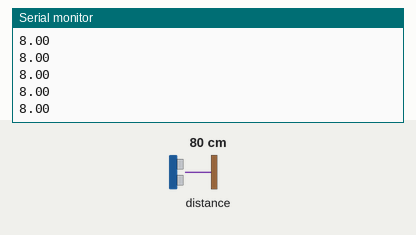
Bench run of a sketch on a simulated Arduino Uno, built with avr-gcc and run on an emulated ATmega328P. Shown: the last lines printed to the serial monitor. The test bench sets the inputs (shaded band); at power-on: distance to the obstacle 80 cm.

Above: at 1.2 s.
1.3 s: distance to the obstacle set to 2 cm
At 2.1 s:
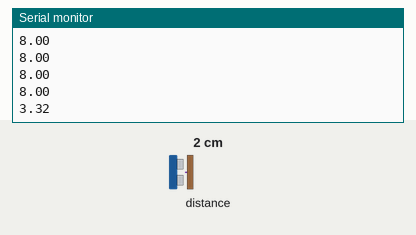
2.8 s: distance to the obstacle set to 35 cm
At 3.12 s:
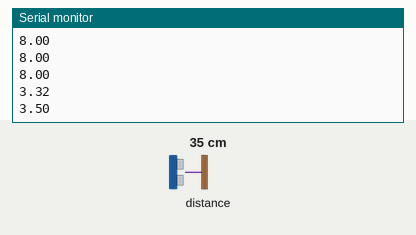
Timing chart, 0 to 5.8 s (numbered marks = the images above; inputs shaded):
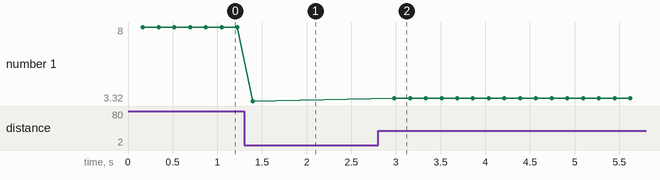

Measured:
- after the input at 1.3 s, the serial monitor: prints a new line after 0.10 s (image 1)
- after the input at 2.8 s, the serial monitor: prints a new line after 0.18 s (image 2)
- plotted number 1: 8 → 3.32 after the input at 1.3 s, 3.32 → 3.5 after the input at 2.8 s

The sketch:

sketch_may23a.ino
```cpp
#include <Wire.h>
#include <VL53L0X.h>
VL53L0X sensor;

int n_Samples = 5; // numero de muestras para promediar

//#define LONG_RANGE // Aumenta sensibilidad, +rango, -precision
//#define HIGH_SPEED // Mayor velocidad, menor precision
#define HIGH_ACCURACY // Alta precision, menor velocidad


void setup() {

 Serial.begin(9600);
 Wire.begin();

 sensor.init();
 sensor.setTimeout(500);

//###### Parametros Medida simple ##########
#if defined LONG_RANGE
// Limite de la tasa de retorno (por defecto 0.25 MCPS)
 sensor.setSignalRateLimit(0.1);
// Periodo de pulso laser (por defecto 14 y 10 PCLKs)
 sensor.setVcselPulsePeriod(VL53L0X::VcselPeriodPreRange, 18);
 sensor.setVcselPulsePeriod(VL53L0X::VcselPeriodFinalRange, 14);
#endif

#if defined HIGH_SPEED
// reduce tiempo estimado a 20 ms (por defecto 33 ms)
 sensor.setMeasurementTimingBudget(33000);
#elif defined HIGH_ACCURACY
// incrementa tiempo estimado a 200 ms
 sensor.setMeasurementTimingBudget(200000);
#endif
}


void loop() {

 float DISTANCIA = getDISTANCIA (n_Samples);

 if (sensor.timeoutOccurred()) {
 //Serial.println(" TIME OUT");
 }else {
 if (DISTANCIA< 2) ;//Serial.println("Fuera de Rango (d < 2 cm)");
 else if (DISTANCIA>220) ;//Serial.println("Fuera de Rango (d > 2 m)");
 else {
 Serial.println(DISTANCIA, 2); // distancia en cm y 1 decimal
 //Serial.println(" cm");
 }
 }
 delay (10);
}


float getDISTANCIA(int n) { // hacemos "n" mediciones

 float SUMA_n = 0;
 for (int i = 0; i < n; i++) {
 SUMA_n += sensor.readRangeSingleMillimeters();
 }
 return( SUMA_n /n /100); // Promedio en centimetros
}
```
